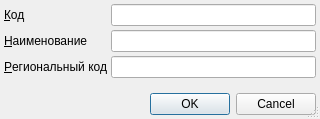
<?xml version="1.0" encoding="UTF-8"?>
<ui version="4.0">
 <class>ItemEditorDialog</class>
 <widget class="QDialog" name="ItemEditorDialog">
  <property name="geometry">
   <rect>
    <x>0</x>
    <y>0</y>
    <width>320</width>
    <height>119</height>
   </rect>
  </property>
  <property name="windowTitle">
   <string>ChangeMe!</string>
  </property>
  <property name="sizeGripEnabled">
   <bool>true</bool>
  </property>
  <layout class="QGridLayout">
   <property name="margin">
    <number>4</number>
   </property>
   <property name="spacing">
    <number>4</number>
   </property>
   <item row="2" column="0">
    <widget class="QLabel" name="lblRegionalCode">
     <property name="sizePolicy">
      <sizepolicy hsizetype="Maximum" vsizetype="Preferred">
       <horstretch>0</horstretch>
       <verstretch>0</verstretch>
      </sizepolicy>
     </property>
     <property name="text">
      <string>&amp;Региональный код</string>
     </property>
     <property name="buddy">
      <cstring>edtRegionalCode</cstring>
     </property>
    </widget>
   </item>
   <item row="4" column="0">
    <spacer>
     <property name="orientation">
      <enum>Qt::Vertical</enum>
     </property>
     <property name="sizeHint" stdset="0">
      <size>
       <width>103</width>
       <height>16</height>
      </size>
     </property>
    </spacer>
   </item>
   <item row="2" column="1">
    <widget class="QLineEdit" name="edtRegionalCode">
     <property name="maxLength">
      <number>8</number>
     </property>
    </widget>
   </item>
   <item row="0" column="1">
    <widget class="QLineEdit" name="edtCode">
     <property name="maxLength">
      <number>8</number>
     </property>
    </widget>
   </item>
   <item row="5" column="0" colspan="2">
    <widget class="QDialogButtonBox" name="buttonBox">
     <property name="standardButtons">
      <set>QDialogButtonBox::Cancel|QDialogButtonBox::Ok</set>
     </property>
    </widget>
   </item>
   <item row="0" column="0">
    <widget class="QLabel" name="lblCode">
     <property name="sizePolicy">
      <sizepolicy hsizetype="Maximum" vsizetype="Preferred">
       <horstretch>0</horstretch>
       <verstretch>0</verstretch>
      </sizepolicy>
     </property>
     <property name="text">
      <string>&amp;Код</string>
     </property>
     <property name="buddy">
      <cstring>edtCode</cstring>
     </property>
    </widget>
   </item>
   <item row="1" column="1">
    <widget class="QLineEdit" name="edtName"/>
   </item>
   <item row="1" column="0">
    <widget class="QLabel" name="lblName">
     <property name="sizePolicy">
      <sizepolicy hsizetype="Maximum" vsizetype="Preferred">
       <horstretch>0</horstretch>
       <verstretch>0</verstretch>
      </sizepolicy>
     </property>
     <property name="text">
      <string>&amp;Наименование</string>
     </property>
     <property name="buddy">
      <cstring>edtName</cstring>
     </property>
    </widget>
   </item>
  </layout>
 </widget>
 <tabstops>
  <tabstop>edtCode</tabstop>
  <tabstop>edtName</tabstop>
  <tabstop>edtRegionalCode</tabstop>
  <tabstop>buttonBox</tabstop>
 </tabstops>
 <resources/>
 <connections>
  <connection>
   <sender>buttonBox</sender>
   <signal>accepted()</signal>
   <receiver>ItemEditorDialog</receiver>
   <slot>accept()</slot>
   <hints>
    <hint type="sourcelabel">
     <x>159</x>
     <y>149</y>
    </hint>
    <hint type="destinationlabel">
     <x>159</x>
     <y>82</y>
    </hint>
   </hints>
  </connection>
  <connection>
   <sender>buttonBox</sender>
   <signal>rejected()</signal>
   <receiver>ItemEditorDialog</receiver>
   <slot>reject()</slot>
   <hints>
    <hint type="sourcelabel">
     <x>159</x>
     <y>149</y>
    </hint>
    <hint type="destinationlabel">
     <x>159</x>
     <y>82</y>
    </hint>
   </hints>
  </connection>
 </connections>
</ui>
